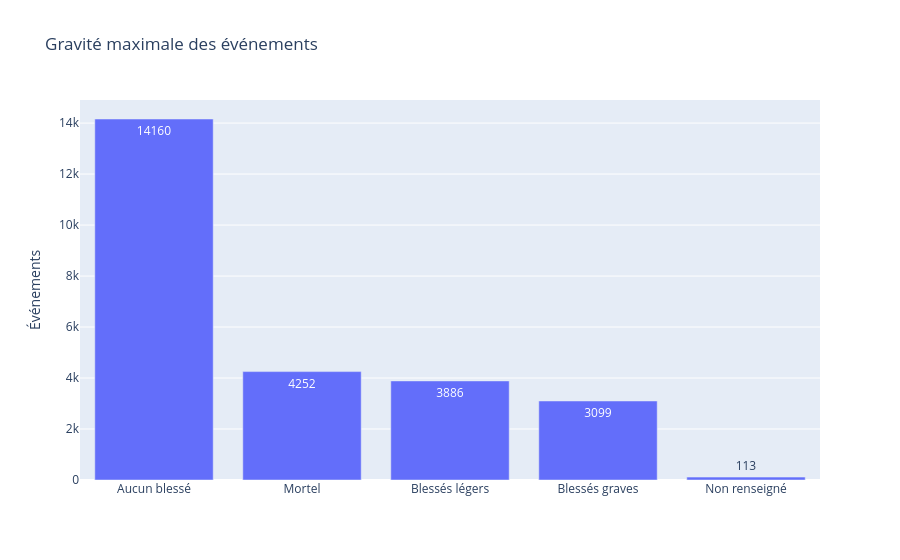

This figure's notebook cell:
### Markdown cell above
## 2. Gravité des événements

### Code cell
df = sql("""SELECT COALESCE(gravite_max,'Non renseigné') AS gravite, COUNT(*) AS evenements
             FROM events GROUP BY 1 ORDER BY evenements DESC""")
noms = {"NONE": "Aucun blessé", "MINR": "Blessés légers", "SERS": "Blessés graves", "FATL": "Mortel"}
df["gravite"] = df["gravite"].replace(noms)
fig = px.bar(df, x="gravite", y="evenements", text="evenements",
             labels={"gravite": "", "evenements": "Événements"},
             title="Gravité maximale des événements")
sauver(fig, "02_gravite")

### Figure 1 — Plotly figure (JSON) as saved in the notebook; plotly's stock layout.template omitted (floating-point values rounded to 4 significant figures)
{"data": [{"hovertemplate": "=%{x}<br>Événements=%{text}<extra></extra>", "legendgroup": "", "marker": {"color": "#636efa", "pattern": {"shape": ""}}, "name": "", "orientation": "v", "showlegend": false, "text": [14160.0, 4252.0, 3886.0, 3099.0, 113.0], "textposition": "auto", "type": "bar", "x": ["Aucun blessé", "Mortel", "Blessés légers", "Blessés graves", "Non renseigné"], "xaxis": "x", "y": [14160, 4252, 3886, 3099, 113], "yaxis": "y"}], "layout": {"barmode": "relative", "legend": {"tracegroupgap": 0}, "title": {"text": "Gravité maximale des événements"}, "xaxis": {"anchor": "y", "domain": [0, 1], "title": {"text": ""}}, "yaxis": {"anchor": "x", "domain": [0, 1], "title": {"text": "Événements"}}}}
